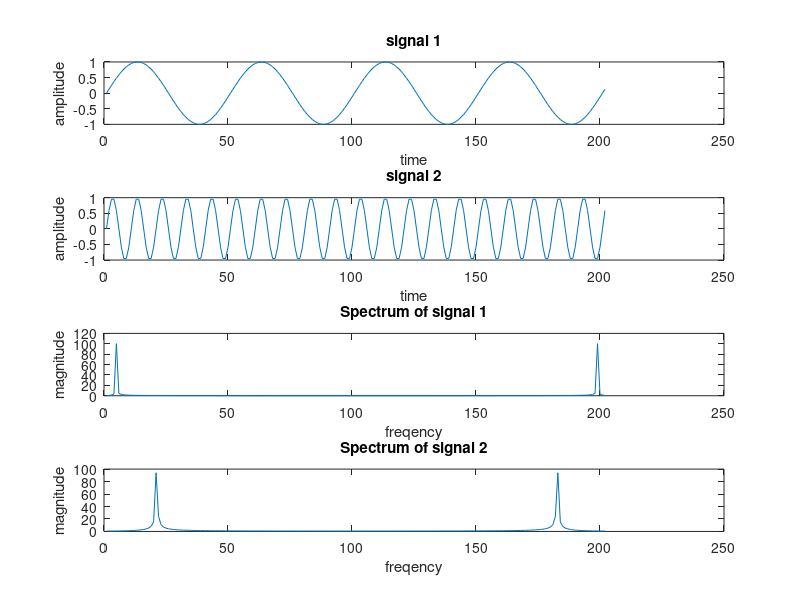
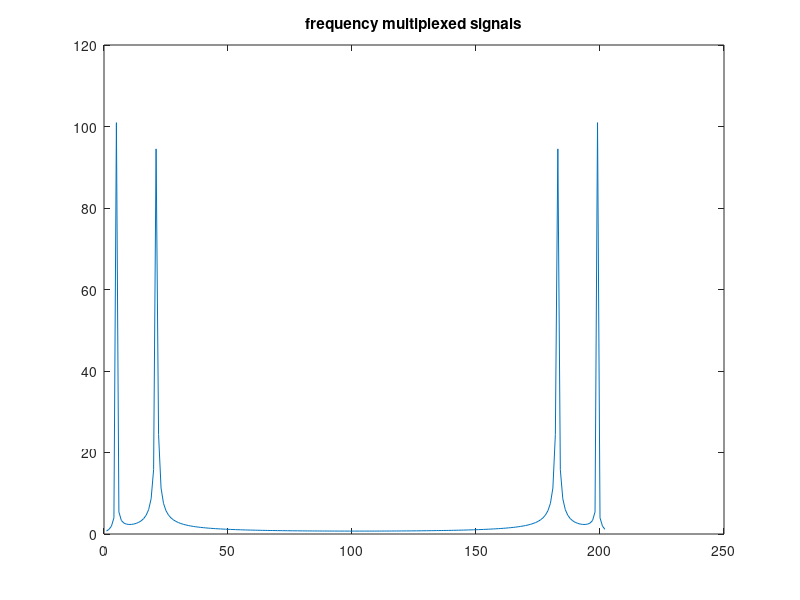
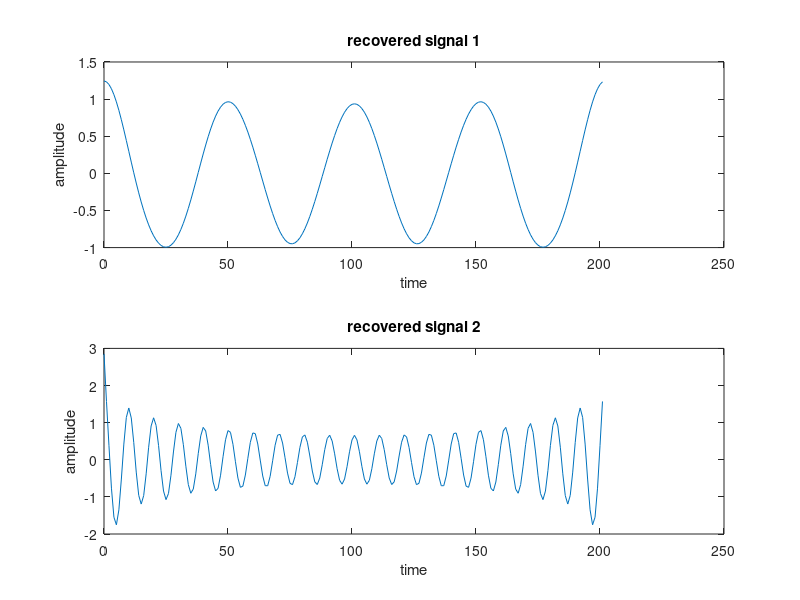

Write the MATLAB code that produced these figures, in order.
%program for frequency division multiplexing and demultiplexing
close all
clear all
clc
Fs = 100; % sampling freq
t = [0:2*Fs+1]'/Fs;
x1 = sin(2*pi*2*t); % signal 1 signal
z1 = fft(x1);
z1=abs(z1);
x2 = sin(2*pi*10*t); % signal 2 signal
z2 = fft(x2);
z2=abs(z2);
figure;
subplot(4,1,1); plot(x1);
title('signal 1');xlabel('time');ylabel('amplitude');
subplot(4,1,2); plot(x2);
title('signal 2');xlabel('time');ylabel('amplitude');
subplot(4,1,3); plot(z1);
title('Spectrum of signal 1');xlabel('freqency');ylabel('magnitude');
subplot(4,1,4); plot(z2);
title('Spectrum of signal 2');xlabel('freqency');ylabel('magnitude');
% freqency multiplexing
z=z1+z2;
figure;
plot(z);
title('frequency multiplexed signals');
figure;
% freqency demultiplexing
f1=[ones(10,1); zeros(182,1);ones(10,1)];%applying filter for signal 1
dz1=z.*f1;
d1 = ifft(dz1);
subplot(2,1,1)
plot(t*100,d1);
f2=[zeros(10,1); ones(182,1);zeros(10,1)];% applying filter for signal 2
dz2=z.*f2;
d2 = ifft(dz2);
title('recovered signal 1');xlabel('time');ylabel('amplitude');
subplot(2,1,2)
plot(t*100,d2);
title('recovered signal 2');xlabel('time');ylabel('amplitude');